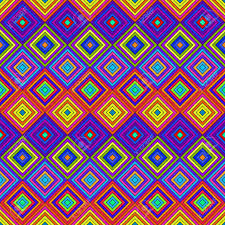
%> input picture c4.jpg, 225 x 225 px
$ octave color_2.m   (GNU Octave 9; MATLAB toolbox functions it lacks are replaced by stand-ins)
%> lines starting %> are read from the running program, lines starting %| are printed output that depends on the picture; long printed decimals are rounded

rgbImage = imread('F:\c4.jpg'); % image address
%> rgbImage is the input picture: size 225x225x3 uint8; mean R, G, B 133.5, 84.7, 116.6
subplot(3, 1, 1);
imshow(rgbImage);
% set(gcf, 'units','normalized','outerposition',[0 0 1 1]);
[rows columns numberOfColorBands] = size(rgbImage);
%> rows = 225; columns = 225; numberOfColorBands = 3

rc=rgbImage(:,:,1);
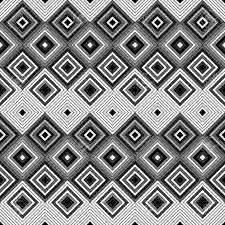
%> rc: size 225x225 uint8; min 0, max 255, mean 133.5
gc=rgbImage(:,:,2);
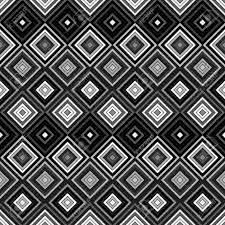
%> gc: size 225x225 uint8; min 0, max 255, mean 84.7
bc=rgbImage(:,:,3);
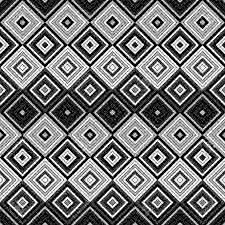
%> bc: size 225x225 uint8; min 0, max 255, mean 116.6
r=reshape(rc,1,[]);
g=reshape(gc,1,[]);
b=reshape(bc,1,[]);
%     RGB=[r;g;b];
rm = max(r);
%> rm = 255
gm = max(g);
%> gm = 255
bm = max(b);
%> bm = 255
q = 0.21*double(rm) + 0.72*double(gm) + 0.07*double(bm);
%> q = 255

Nr = [];
scale = [];
M = 256; %size of image in power of 2
for l=5:10:200
    blockSizeR = l; % Rows in block.
    blockSizeC = l; % Columns in block

    remR = rem(rows, blockSizeR);
    remC = rem(columns, blockSizeC);

    wholeBlockRows = floor(rows / blockSizeR);
    blockVectorR = [blockSizeR * ones(1, wholeBlockRows),remR];
    wholeBlockCols = floor(columns / blockSizeC);

%     fprintf('RemC = %d RemR = %d  l = %d\n',remC,remR,l);
    blockVectorC = [blockSizeC * ones(1, wholeBlockCols),remC];
    M = wholeBlockRows * l;
    rgb = rgbImage(1:l*wholeBlockRows,1:l*wholeBlockCols,:);
    if numberOfColorBands > 1
        % It's a color image.
        ca = mat2cell(rgbImage, blockVectorR, blockVectorC, numberOfColorBands);
    else
        ca = mat2cell(rgbImage, blockVectorR, blockVectorC);
    end
    numPlotsR = size(ca, 1);
    numPlotsC = size(ca, 2);
    ld = (l * q)/M;
    nr = 0;
    for r = 1 : numPlotsR
        for c = 1 : numPlotsC
            oneBlock = ca{r,c};
            maxI = sum(max(max(oneBlock)))/3;
            minI = sum(min(min(oneBlock)))/3;
            hb = ceil(double(maxI)/ ld);
            if maxI == minI
                nr = nr + 1;
            else
                nr = nr + hb;
            end
        end
    end
%> (the run ends here)

$ run again, with c2.jpg copied over c4.jpg
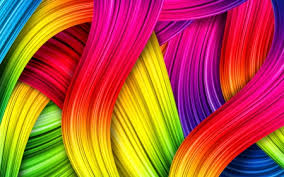
%> input picture c2.jpg, 284 x 177 px
%> rgbImage is the input picture: size 177x284x3 uint8; mean R, G, B 181, 87, 58
%> `bc=rgbImage(:,:,3);`:
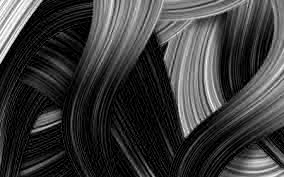
%> bc: size 177x284 uint8; min 0, max 255, mean 58
%> rm = 255
%> the loop `for l=5:10:200` made 20 passes
%> ld on passes 1 to 8: 7.29, 23.18, 36.43, 51, 85, 85, 127.5, 127.5
%> after the loop `for l=5:10:200`: Nr = 20 values, max 41111 at index 1, min 0 at index 19, mean 2199.9; scale = 20 values, max 35 at index 1, min 0 at index 19, mean 3.95
%> p = [NaN NaN]
%| Dimension = NaN
%> `plot(S,N,'o--',S,f,'*--');`:
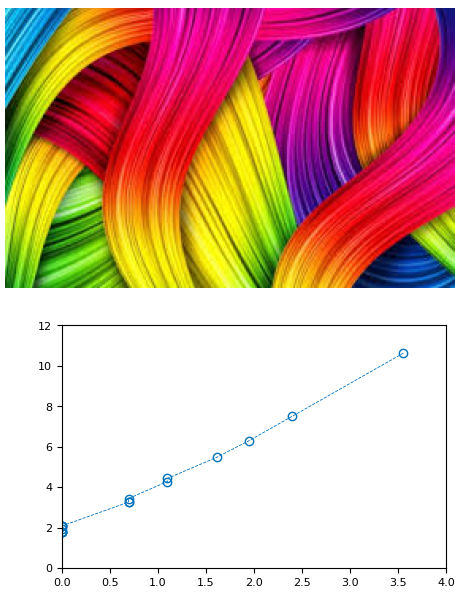
%> figure redrawn from the program's plot data, 2 panels
%> m = NaN
%| Error = NaN
